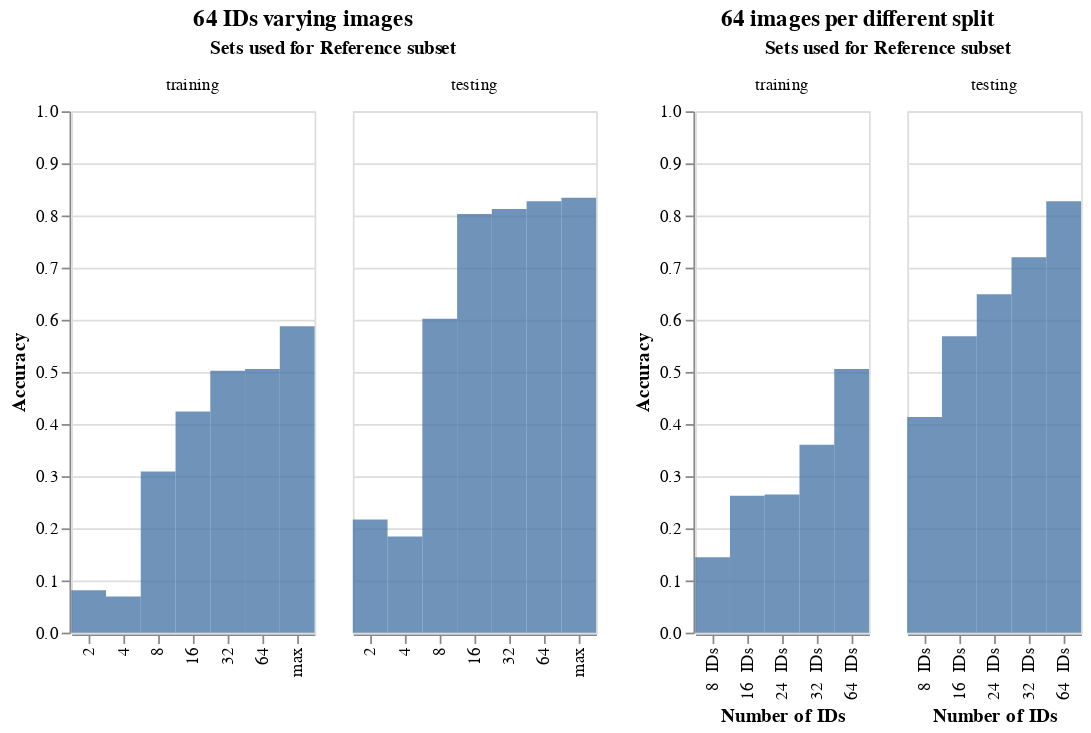

The code cell stored with this chart in its notebook:
### Markdown cell above
# Create plots training on left, testing right.

### Code cell
# faceted_train = alt.Chart(same_split_df[same_split_df['type_of_reference']=='training']).mark_bar().encode(
# x=alt.X('num_images_per_id', sort=['2','4','8','16', '32','64']),
#     y='Accuracy',
#     color='KNN_type',
#     opacity=alt.value(0.8)
# )

# faceted_test = alt.Chart(same_split_df[same_split_df['type_of_reference']=='testing']).mark_bar().encode(
# x=alt.X('num_images_per_id', sort=['2','4','8','16', '32','64']),
#     y='Accuracy',
#     color='KNN_type',
#     opacity=alt.value(0.8)
# )


# faceted = alt.layer(faceted_train, faceted_test, data=same_split_df).facet(facet=alt.Facet('type_of_reference', sort=['training', 'testing']),columns=2 )

# # faceted

maybe_chart2 = alt.Chart(same_split_df[same_split_df['KNN_type']=='1NN']).mark_rect().encode(
x=alt.X('num_images_per_id', sort=['2','4','8','16', '32','64', 'max'], title=' '),
    y=alt.Y('Accuracy', scale=alt.Scale(domain=[0,1])),
   facet=alt.Facet('type_of_reference', sort=['training', 'testing'], header=alt.Header(title='Sets used for Reference subset')),
    opacity=alt.value(0.8)
).properties(title='64 IDs varying images')



chart_dif_split = alt.Chart(same_img_dif_ids_df[same_img_dif_ids_df['KNN_type']=='1NN']).mark_rect().encode(
x=alt.X('run_str', sort=[ ' 8  IDs',' 16  IDs', ' 24  IDs', ' 32  IDs', ' 64  IDs'], title='Number of IDs'),
    y=alt.Y('Accuracy', scale=alt.Scale(domain=[0,1])),
    facet=alt.Facet('type_of_reference', sort=['training', 'testing'], header=alt.Header(title='Sets used for Reference subset')),
    opacity=alt.value(0.8)
).properties(title='64 images per different split')

(maybe_chart2 | chart_dif_split).configure_title(anchor='middle')

### Figure 1 — Vega-Lite specification as saved in the notebook (floating-point values rounded to 4 significant figures)
{"config": {"view": {"continuousWidth": 300, "continuousHeight": 300}, "title": {"anchor": "middle"}}, "hconcat": [{"data": {"name": "data-7c584789b69a34133030fba6977b0f07"}, "mark": {"type": "rect"}, "encoding": {"facet": {"field": "type_of_reference", "header": {"title": "Sets used for Reference subset"}, "sort": ["training", "testing"], "type": "nominal"}, "opacity": {"value": 0.8}, "x": {"field": "num_images_per_id", "sort": ["2", "4", "8", "16", "32", "64", "max"], "title": " ", "type": "nominal"}, "y": {"field": "Accuracy", "scale": {"domain": [0, 1]}, "type": "quantitative"}}, "title": "64 IDs varying images"}, {"data": {"name": "data-3946e055394461e5ed98902fabe6401f"}, "mark": {"type": "rect"}, "encoding": {"facet": {"field": "type_of_reference", "header": {"title": "Sets used for Reference subset"}, "sort": ["training", "testing"], "type": "nominal"}, "opacity": {"value": 0.8}, "x": {"field": "run_str", "sort": [" 8  IDs", " 16  IDs", " 24  IDs", " 32  IDs", " 64  IDs"], "title": "Number of IDs", "type": "nominal"}, "y": {"field": "Accuracy", "scale": {"domain": [0, 1]}, "type": "quantitative"}}, "title": "64 images per different split"}], "$schema": "https://vega.github.io/schema/vega-lite/v5.15.1.json", "datasets": {"data-7c584789b69a34133030fba6977b0f07": [{"run_str": "summer_bee_dataset_open_train_bee_64_ids_batch1_sample_num_64", "type_of_reference": "training", "num_ids": 63, "num_images_per_id": "64", "total_training_images": 3868, "batch_size": 64, "num_epochs": 1300, "training_file": "/home/gsantiago/all_data_csvs/open_sets/new_open_max_ids_batch1/summer_bee_dataset_open_train_bee_64_ids_batch1_sample_num_64.csv", "reference_file": "/home/gsantiago/all_data_csvs/open_sets/open_reference_query_testing_batch1/summer_bee_dataset_closed_test_bee_reference_64_ids_batch1.csv", "query_file": "/home/gsantiago/all_data_csvs/open_sets/open_reference_query_testing_batch2/summer_bee_dataset_closed_test_bee_query_64_ids_batch2.csv", "KNN_type": "1NN", "Accuracy": 0.5058}, {"run_str": "summer_bee_dataset_open_train_bee_64_ids_batch1_sample_num_64", "type_of_reference": "testing", "num_ids": 63, "num_images_per_id": "64", "total_training_images": 3868, "batch_size": 64, "num_epochs": 1300, "training_file": "/home/gsantiago/all_data_csvs/open_sets/new_open_max_ids_batch1/summer_bee_dataset_open_train_bee_64_ids_batch1_sample_num_64.csv", "reference_file": "/home/gsantiago/all_data_csvs/open_sets/open_reference_query_testing_batch2/summer_bee_dataset_closed_test_bee_reference_64_ids_batch2.csv", "query_file": "/home/gsantiago/all_data_csvs/open_sets/open_reference_query_testing_batch2/summer_bee_dataset_closed_test_bee_query_64_ids_batch2.csv", "KNN_type": "1NN", "Accuracy": 0.8272}, {"run_str": "summer_bee_dataset_open_train_bee_64_ids_batch1_sample_num_02", "type_of_reference": "training", "num_ids": 63, "num_images_per_id": "2", "total_training_images": 126, "batch_size": 64, "num_epochs": 1300, "training_file": "/home/gsantiago/all_data_csvs/open_sets/new_open_max_ids_batch1/summer_bee_dataset_open_train_bee_64_ids_batch1_sample_num_02.csv", "reference_file": "/home/gsantiago/all_data_csvs/open_sets/open_reference_query_testing_batch1/summer_bee_dataset_closed_test_bee_reference_64_ids_batch1.csv", "query_file": "/home/gsantiago/all_data_csvs/open_sets/open_reference_query_testing_batch2/summer_bee_dataset_closed_test_bee_query_64_ids_batch2.csv", "KNN_type": "1NN", "Accuracy": 0.0811}, {"run_str": "summer_bee_dataset_open_train_bee_64_ids_batch1_sample_num_02", "type_of_reference": "testing", "num_ids": 63, "num_images_per_id": "2", "total_training_images": 126, "batch_size": 64, "num_epochs": 1300, "training_file": "/home/gsantiago/all_data_csvs/open_sets/new_open_max_ids_batch1/summer_bee_dataset_open_train_bee_64_ids_batch1_sample_num_02.csv", "reference_file": "/home/gsantiago/all_data_csvs/open_sets/open_reference_query_testing_batch2/summer_bee_dataset_closed_test_bee_reference_64_ids_batch2.csv", "query_file": "/home/gsantiago/all_data_csvs/open_sets/open_reference_query_testing_batch2/summer_bee_dataset_closed_test_bee_query_64_ids_batch2.csv", "KNN_type": "1NN", "Accuracy": 0.2172}, {"run_str": "summer_bee_dataset_open_train_bee_64_ids_batch1_sample_num_04", "type_of_reference": "training", "num_ids": 63, "num_images_per_id": "4", "total_training_images": 252, "batch_size": 64, "num_epochs": 1300, "training_file": "/home/gsantiago/all_data_csvs/open_sets/new_open_max_ids_batch1/summer_bee_dataset_open_train_bee_64_ids_batch1_sample_num_04.csv", "reference_file": "/home/gsantiago/all_data_csvs/open_sets/open_reference_query_testing_batch1/summer_bee_dataset_closed_test_bee_reference_64_ids_batch1.csv", "query_file": "/home/gsantiago/all_data_csvs/open_sets/open_reference_query_testing_batch2/summer_bee_dataset_closed_test_bee_query_64_ids_batch2.csv", "KNN_type": "1NN", "Accuracy": 0.0694}, {"run_str": "summer_bee_dataset_open_train_bee_64_ids_batch1_sample_num_04", "type_of_reference": "testing", "num_ids": 63, "num_images_per_id": "4", "total_training_images": 252, "batch_size": 64, "num_epochs": 1300, "training_file": "/home/gsantiago/all_data_csvs/open_sets/new_open_max_ids_batch1/summer_bee_dataset_open_train_bee_64_ids_batch1_sample_num_04.csv", "reference_file": "/home/gsantiago/all_data_csvs/open_sets/open_reference_query_testing_batch2/summer_bee_dataset_closed_test_bee_reference_64_ids_batch2.csv", "query_file": "/home/gsantiago/all_data_csvs/open_sets/open_reference_query_testing_batch2/summer_bee_dataset_closed_test_bee_query_64_ids_batch2.csv", "KNN_type": "1NN", "Accuracy": 0.1842}, {"run_str": "summer_bee_dataset_open_train_bee_64_ids_batch1_sample_num_08", "type_of_reference": "training", "num_ids": 63, "num_images_per_id": "8", "total_training_images": 504, "batch_size": 64, "num_epochs": 1300, "training_file": "/home/gsantiago/all_data_csvs/open_sets/new_open_max_ids_batch1/summer_bee_dataset_open_train_bee_64_ids_batch1_sample_num_08.csv", "reference_file": "/home/gsantiago/all_data_csvs/open_sets/open_reference_query_testing_batch1/summer_bee_dataset_closed_test_bee_reference_64_ids_batch1.csv", "query_file": "/home/gsantiago/all_data_csvs/open_sets/open_reference_query_testing_batch2/summer_bee_dataset_closed_test_bee_query_64_ids_batch2.csv", "KNN_type": "1NN", "Accuracy": 0.3089}, {"run_str": "summer_bee_dataset_open_train_bee_64_ids_batch1_sample_num_08", "type_of_reference": "testing", "num_ids": 63, "num_images_per_id": "8", "total_training_images": 504, "batch_size": 64, "num_epochs": 1300, "training_file": "/home/gsantiago/all_data_csvs/open_sets/new_open_max_ids_batch1/summer_bee_dataset_open_train_bee_64_ids_batch1_sample_num_08.csv", "reference_file": "/home/gsantiago/all_data_csvs/open_sets/open_reference_query_testing_batch2/summer_bee_dataset_closed_test_bee_reference_64_ids_batch2.csv", "query_file": "/home/gsantiago/all_data_csvs/open_sets/open_reference_query_testing_batch2/summer_bee_dataset_closed_test_bee_query_64_ids_batch2.csv", "KNN_type": "1NN", "Accuracy": 0.6019}, {"run_str": "summer_bee_dataset_open_train_bee_64_ids_batch1_sample_num_32", "type_of_reference": "training", "num_ids": 63, "num_images_per_id": "32", "total_training_images": 2002, "batch_size": 64, "num_epochs": 1300, "training_file": "/home/gsantiago/all_data_csvs/open_sets/new_open_max_ids_batch1/summer_bee_dataset_open_train_bee_64_ids_batch1_sample_num_32.csv", "reference_file": "/home/gsantiago/all_data_csvs/open_sets/open_reference_query_testing_batch1/summer_bee_dataset_closed_test_bee_reference_64_ids_batch1.csv", "query_file": "/home/gsantiago/all_data_csvs/open_sets/open_reference_query_testing_batch2/summer_bee_dataset_closed_test_bee_query_64_ids_batch2.csv", "KNN_type": "1NN", "Accuracy": 0.5023}, {"run_str": "summer_bee_dataset_open_train_bee_64_ids_batch1_sample_num_32", "type_of_reference": "testing", "num_ids": 63, "num_images_per_id": "32", "total_training_images": 2002, "batch_size": 64, "num_epochs": 1300, "training_file": "/home/gsantiago/all_data_csvs/open_sets/new_open_max_ids_batch1/summer_bee_dataset_open_train_bee_64_ids_batch1_sample_num_32.csv", "reference_file": "/home/gsantiago/all_data_csvs/open_sets/open_reference_query_testing_batch2/summer_bee_dataset_closed_test_bee_reference_64_ids_batch2.csv", "query_file": "/home/gsantiago/all_data_csvs/open_sets/open_reference_query_testing_batch2/summer_bee_dataset_closed_test_bee_query_64_ids_batch2.csv", "KNN_type": "1NN", "Accuracy": 0.8125}, {"run_str": "summer_bee_dataset_open_train_bee_64_ids_batch1_sample_num_16", "type_of_reference": "training", "num_ids": 63, "num_images_per_id": "16", "total_training_images": 1008, "batch_size": 64, "num_epochs": 1300, "training_file": "/home/gsantiago/all_data_csvs/open_sets/new_open_max_ids_batch1/summer_bee_dataset_open_train_bee_64_ids_batch1_sample_num_16.csv", "reference_file": "/home/gsantiago/all_data_csvs/open_sets/open_reference_query_testing_batch1/summer_bee_dataset_closed_test_bee_reference_64_ids_batch1.csv", "query_file": "/home/gsantiago/all_data_csvs/open_sets/open_reference_query_testing_batch2/summer_bee_dataset_closed_test_bee_query_64_ids_batch2.csv", "KNN_type": "1NN", "Accuracy": 0.424}, {"run_str": "summer_bee_dataset_open_train_bee_64_ids_batch1_sample_num_16", "type_of_reference": "testing", "num_ids": 63, "num_images_per_id": "16", "total_training_images": 1008, "batch_size": 64, "num_epochs": 1300, "training_file": "/home/gsantiago/all_data_csvs/open_sets/new_open_max_ids_batch1/summer_bee_dataset_open_train_bee_64_ids_batch1_sample_num_16.csv", "reference_file": "/home/gsantiago/all_data_csvs/open_sets/open_reference_query_testing_batch2/summer_bee_dataset_closed_test_bee_reference_64_ids_batch2.csv", "query_file": "/home/gsantiago/all_data_csvs/open_sets/open_reference_query_testing_batch2/summer_bee_dataset_closed_test_bee_query_64_ids_batch2.csv", "KNN_type": "1NN", "Accuracy": 0.8028}, {"run_str": "summer_bee_dataset_open_train_bee_64_ids_batch1_sample_num_max", "type_of_reference": "training", "num_ids": 63, "num_images_per_id": "max", "total_training_images": 9530, "batch_size": 64, "num_epochs": 1300, "training_file": "/home/gsantiago/all_data_csvs/open_sets/new_open_max_ids_batch1/summer_bee_dataset_open_train_bee_64_ids_batch1_sample_num_max.csv", "reference_file": "/home/gsantiago/all_data_csvs/open_sets/open_reference_query_testing_batch1/summer_bee_dataset_closed_test_bee_reference_64_ids_batch1.csv", "query_file": "/home/gsantiago/all_data_csvs/open_sets/open_reference_query_testing_batch2/summer_bee_dataset_closed_test_bee_query_64_ids_batch2.csv", "KNN_type": "1NN", "Accuracy": 0.5877}, {"run_str": "summer_bee_dataset_open_train_bee_64_ids_batch1_sample_num_max", "type_of_reference": "testing", "num_ids": 63, "num_images_per_id": "max", "total_training_images": 9530, "batch_size": 64, "num_epochs": 1300, "training_file": "/home/gsantiago/all_data_csvs/open_sets/new_open_max_ids_batch1/summer_bee_dataset_open_train_bee_64_ids_batch1_sample_num_max.csv", "reference_file": "/home/gsantiago/all_data_csvs/open_sets/open_reference_query_testing_batch2/summer_bee_dataset_closed_test_bee_reference_64_ids_batch2.csv", "query_file": "/home/gsantiago/all_data_csvs/open_sets/open_reference_query_testing_batch2/summer_bee_dataset_closed_test_bee_query_64_ids_batch2.csv", "KNN_type": "1NN", "Accuracy": 0.834}], "data-3946e055394461e5ed98902fabe6401f": [{"run_str": " 16  IDs", "type_of_reference": "training", "num_ids": 16, "num_images_per_id": "64", "total_training_images": 1024, "batch_size": 64, "num_epochs": 1300, "training_file": "/home/gsantiago/all_data_csvs/open_sets/new_open_16_ids_four_times_permutated_code_colors_batch1/summer_bee_dataset_open_train_bee_16_ids_four_times_permutated_colors_batch1_sample_num_64.csv", "reference_file": "/home/gsantiago/all_data_csvs/open_sets/open_reference_query_testing_batch1/summer_bee_dataset_closed_test_bee_reference_64_ids_batch1.csv", "query_file": "/home/gsantiago/all_data_csvs/open_sets/open_reference_query_testing_batch2/summer_bee_dataset_closed_test_bee_query_64_ids_batch2.csv", "KNN_type": "1NN", "Accuracy": 0.2625}, {"run_str": " 16  IDs", "type_of_reference": "testing", "num_ids": 16, "num_images_per_id": "64", "total_training_images": 1024, "batch_size": 64, "num_epochs": 1300, "training_file": "/home/gsantiago/all_data_csvs/open_sets/new_open_16_ids_four_times_permutated_code_colors_batch1/summer_bee_dataset_open_train_bee_16_ids_four_times_permutated_colors_batch1_sample_num_64.csv", "reference_file": "/home/gsantiago/all_data_csvs/open_sets/open_reference_query_testing_batch2/summer_bee_dataset_closed_test_bee_reference_64_ids_batch2.csv", "query_file": "/home/gsantiago/all_data_csvs/open_sets/open_reference_query_testing_batch2/summer_bee_dataset_closed_test_bee_query_64_ids_batch2.csv", "KNN_type": "1NN", "Accuracy": 0.5684}, {"run_str": " 32  IDs", "type_of_reference": "training", "num_ids": 32, "num_images_per_id": "64", "total_training_images": 2011, "batch_size": 64, "num_epochs": 1300, "training_file": "/home/gsantiago/all_data_csvs/open_sets/new_open_32_ids_permutated_ids_batch1/summer_bee_dataset_open_train_bee_32_ids_permutated_ids_batch1_sample_num_64.csv", "reference_file": "/home/gsantiago/all_data_csvs/open_sets/open_reference_query_testing_batch1/summer_bee_dataset_closed_test_bee_reference_64_ids_batch1.csv", "query_file": "/home/gsantiago/all_data_csvs/open_sets/open_reference_query_testing_batch2/summer_bee_dataset_closed_test_bee_query_64_ids_batch2.csv", "KNN_type": "1NN", "Accuracy": 0.3604}, {"run_str": " 32  IDs", "type_of_reference": "testing", "num_ids": 32, "num_images_per_id": "64", "total_training_images": 2011, "batch_size": 64, "num_epochs": 1300, "training_file": "/home/gsantiago/all_data_csvs/open_sets/new_open_32_ids_permutated_ids_batch1/summer_bee_dataset_open_train_bee_32_ids_permutated_ids_batch1_sample_num_64.csv", "reference_file": "/home/gsantiago/all_data_csvs/open_sets/open_reference_query_testing_batch2/summer_bee_dataset_closed_test_bee_reference_64_ids_batch2.csv", "query_file": "/home/gsantiago/all_data_csvs/open_sets/open_reference_query_testing_batch2/summer_bee_dataset_closed_test_bee_query_64_ids_batch2.csv", "KNN_type": "1NN", "Accuracy": 0.72}, {"run_str": " 64  IDs", "type_of_reference": "training", "num_ids": 63, "num_images_per_id": "64", "total_training_images": 3868, "batch_size": 64, "num_epochs": 1300, "training_file": "/home/gsantiago/all_data_csvs/open_sets/new_open_max_ids_batch1/summer_bee_dataset_open_train_bee_64_ids_batch1_sample_num_64.csv", "reference_file": "/home/gsantiago/all_data_csvs/open_sets/open_reference_query_testing_batch1/summer_bee_dataset_closed_test_bee_reference_64_ids_batch1.csv", "query_file": "/home/gsantiago/all_data_csvs/open_sets/open_reference_query_testing_batch2/summer_bee_dataset_closed_test_bee_query_64_ids_batch2.csv", "KNN_type": "1NN", "Accuracy": 0.5058}, {"run_str": " 64  IDs", "type_of_reference": "testing", "num_ids": 63, "num_images_per_id": "64", "total_training_images": 3868, "batch_size": 64, "num_epochs": 1300, "training_file": "/home/gsantiago/all_data_csvs/open_sets/new_open_max_ids_batch1/summer_bee_dataset_open_train_bee_64_ids_batch1_sample_num_64.csv", "reference_file": "/home/gsantiago/all_data_csvs/open_sets/open_reference_query_testing_batch2/summer_bee_dataset_closed_test_bee_reference_64_ids_batch2.csv", "query_file": "/home/gsantiago/all_data_csvs/open_sets/open_reference_query_testing_batch2/summer_bee_dataset_closed_test_bee_query_64_ids_batch2.csv", "KNN_type": "1NN", "Accuracy": 0.8272}, {"run_str": " 24  IDs", "type_of_reference": "training", "num_ids": 24, "num_images_per_id": "64", "total_training_images": 1512, "batch_size": 64, "num_epochs": 1300, "training_file": "/home/gsantiago/all_data_csvs/open_sets/new_open_24_ids_monocolor_and_permutated_ids_batch1/summer_bee_dataset_open_train_bee_24_ids_monocolor_and_permutated_ids_batch1_sample_num_64.csv", "reference_file": "/home/gsantiago/all_data_csvs/open_sets/open_reference_query_testing_batch1/summer_bee_dataset_closed_test_bee_reference_64_ids_batch1.csv", "query_file": "/home/gsantiago/all_data_csvs/open_sets/open_reference_query_testing_batch2/summer_bee_dataset_closed_test_bee_query_64_ids_batch2.csv", "KNN_type": "1NN", "Accuracy": 0.2648}, {"run_str": " 24  IDs", "type_of_reference": "testing", "num_ids": 24, "num_images_per_id": "64", "total_training_images": 1512, "batch_size": 64, "num_epochs": 1300, "training_file": "/home/gsantiago/all_data_csvs/open_sets/new_open_24_ids_monocolor_and_permutated_ids_batch1/summer_bee_dataset_open_train_bee_24_ids_monocolor_and_permutated_ids_batch1_sample_num_64.csv", "reference_file": "/home/gsantiago/all_data_csvs/open_sets/open_reference_query_testing_batch2/summer_bee_dataset_closed_test_bee_reference_64_ids_batch2.csv", "query_file": "/home/gsantiago/all_data_csvs/open_sets/open_reference_query_testing_batch2/summer_bee_dataset_closed_test_bee_query_64_ids_batch2.csv", "KNN_type": "1NN", "Accuracy": 0.6488}, {"run_str": " 8  IDs", "type_of_reference": "training", "num_ids": 8, "num_images_per_id": "64", "total_training_images": 488, "batch_size": 64, "num_epochs": 1300, "training_file": "/home/gsantiago/all_data_csvs/open_sets/new_open_08_ids_monocolor_batch1/summer_bee_dataset_open_train_bee_8_ids_monocolor_batch1_sample_num_64.csv", "reference_file": "/home/gsantiago/all_data_csvs/open_sets/open_reference_query_testing_batch1/summer_bee_dataset_closed_test_bee_reference_64_ids_batch1.csv", "query_file": "/home/gsantiago/all_data_csvs/open_sets/open_reference_query_testing_batch2/summer_bee_dataset_closed_test_bee_query_64_ids_batch2.csv", "KNN_type": "1NN", "Accuracy": 0.1445}, {"run_str": " 8  IDs", "type_of_reference": "testing", "num_ids": 8, "num_images_per_id": "64", "total_training_images": 488, "batch_size": 64, "num_epochs": 1300, "training_file": "/home/gsantiago/all_data_csvs/open_sets/new_open_08_ids_monocolor_batch1/summer_bee_dataset_open_train_bee_8_ids_monocolor_batch1_sample_num_64.csv", "reference_file": "/home/gsantiago/all_data_csvs/open_sets/open_reference_query_testing_batch2/summer_bee_dataset_closed_test_bee_reference_64_ids_batch2.csv", "query_file": "/home/gsantiago/all_data_csvs/open_sets/open_reference_query_testing_batch2/summer_bee_dataset_closed_test_bee_query_64_ids_batch2.csv", "KNN_type": "1NN", "Accuracy": 0.4136}]}}
